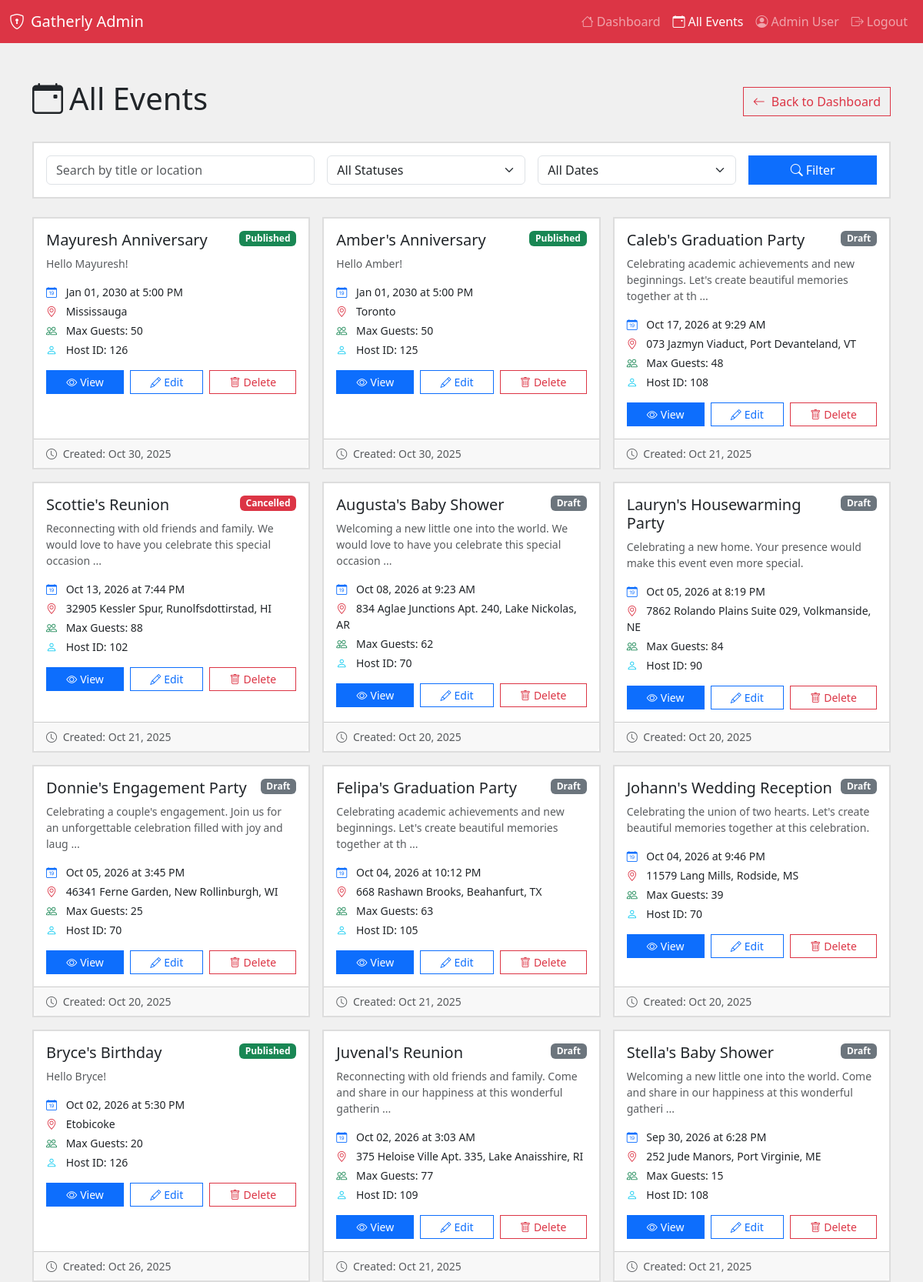
/admin/events.php (signed in, upper part), run on the app's committed database.
### tables this page shows
CREATE TABLE `events` (
  `event_id` int(11) NOT NULL,
  `host_id` int(11) NOT NULL,
  `title` varchar(255) NOT NULL,
  `description` text DEFAULT NULL,
  `event_date` date NOT NULL,
  `event_time` time NOT NULL,
  `location` varchar(255) DEFAULT NULL,
  `location_lat` decimal(10,8) DEFAULT NULL,
  `location_lng` decimal(11,8) DEFAULT NULL,
  `max_guests` int(11) DEFAULT NULL,
  `status` enum('draft','published','cancelled','completed') NOT NULL DEFAULT 'draft',
  `rsvp_deadline` date DEFAULT NULL,
  `created_at` timestamp NOT NULL DEFAULT current_timestamp(),
  `updated_at` timestamp NOT NULL DEFAULT current_timestamp() ON UPDATE current_timestamp()
);

### app/config/Database.php (called while the page is built, shortened)
<?php
class Database
{
    private static $instance = null;
    private $connection;
    private function __construct()
    {
        $host = $_ENV['DB_HOST'] ?? getenv('DB_HOST') ?? 'localhost';
        $dbname = $_ENV['DB_NAME'] ?? getenv('DB_NAME') ?? 'gatherly';
        $username = $_ENV['DB_USER'] ?? getenv('DB_USER') ?? 'root';
        $password = $_ENV['DB_PASS'] ?? getenv('DB_PASS') ?? '';
        try {
            $dsn = "mysql:host=$host;dbname=$dbname;charset=utf8mb4";
            $options = [
                PDO::ATTR_ERRMODE => PDO::ERRMODE_EXCEPTION,
                PDO::ATTR_DEFAULT_FETCH_MODE => PDO::FETCH_ASSOC,
                PDO::ATTR_EMULATE_PREPARES => false,
            ];
            $this->connection = new PDO($dsn, $username, $password, $options);
        } catch (PDOException $e) {
            error_log("Database connection failed: " . $e->getMessage());
            throw $e;
        }
    }
    public static function getInstance()
    {
        if (self::$instance === null) {
            self::$instance = new self();
        }
        return self::$instance;
    }
    public function getConnection()
    {
        return $this->connection;
    }
}

### app/models/Event.php (called while the page is built, shortened)
<?php
require_once __DIR__ . '/../config/Database.php';
class Event
{
    private $db;
    public function __construct()
    {
        $this->db = Database::getInstance()->getConnection();
    }
    public function getAll()
    {
        $sql = "SELECT * FROM events ORDER BY event_date DESC, event_time DESC";
        try {
            $stmt = $this->db->query($sql);
            $result = $stmt->fetchAll();
            return $result ?: [];
        } catch (PDOException $e) {
            error_log("Events fetch failed: " . $e->getMessage());
            return false;
        }
    }
}

### admin/events.php (the view, shortened to what this page needs)
<?php
require_once __DIR__ . '/../app/models/Event.php';
$user_name = $_SESSION['first_name'] . ' ' . $_SESSION['last_name'];
$search = $_GET['search'] ?? '';
$status_filter = $_GET['status'] ?? '';
$date_filter = $_GET['date'] ?? '';
$eventModel = new Event();
$all_events = $eventModel->getAll();
$events = array_filter($all_events, function($event) use ($search, $status_filter, $date_filter) {
    if (!empty($search)) {
        $search_lower = strtolower($search);
        if (stripos($event['title'], $search_lower) === false &&
            stripos($event['location'], $search_lower) === false) {
            return false;
        }
    }
    if (!empty($status_filter) && $event['status'] !== $status_filter) {
        return false;
    }
    if (!empty($date_filter)) {
        $today = date('Y-m-d');
        if ($date_filter === 'upcoming' && $event['event_date'] < $today) {
            return false;
        }
        if ($date_filter === 'past' && $event['event_date'] >= $today) {
            return false;
        }
    }
    return true;
});
?>
<!DOCTYPE html>
<html lang="en">
<head>
    <link href="https://cdn.jsdelivr.net/npm/bootstrap@5.3.0/dist/css/bootstrap.min.css" rel="stylesheet">
    <link rel="stylesheet" href="https://cdn.jsdelivr.net/npm/bootstrap-icons@1.11.0/font/bootstrap-icons.css">
</head>
<body>
    <nav class="navbar navbar-expand-lg navbar-dark bg-danger">
        <div class="container-fluid">
            <a class="navbar-brand" href="<?= BASE_URL ?>/admin/dashboard.php">
                <i class="bi bi-shield-lock me-2"></i>Gatherly Admin
            </a>
            <div class="collapse navbar-collapse" id="navbarNav">
                <ul class="navbar-nav ms-auto">
                    <li class="nav-item">
                        <a class="nav-link" href="<?= BASE_URL ?>/admin/dashboard.php">
                            <i class="bi bi-house me-1"></i>Dashboard
                        </a>
                    </li>
                    <li class="nav-item">
                        <a class="nav-link active" href="<?= BASE_URL ?>/admin/events.php">
                            <i class="bi bi-calendar-event me-1"></i>All Events
                        </a>
                    </li>
                    <li class="nav-item">
                        <a class="nav-link" href="#">
                            <i class="bi bi-person-circle me-1"></i><?= htmlspecialchars($user_name) ?>
                        </a>
                    </li>
                    <li class="nav-item">
                        <a class="nav-link" href="<?= BASE_URL ?>/handlers/logout_handler.php">
                            <i class="bi bi-box-arrow-right me-1"></i>Logout
                        </a>
                    </li>
                </ul>
            </div>
        </div>
    </nav>
    <div class="container mt-5">
        <div class="row">
            <div class="col-12">
                <div class="d-flex justify-content-between align-items-center mb-4">
                    <h1><i class="bi bi-calendar-event me-2"></i>All Events</h1>
                    <a href="<?= BASE_URL ?>/admin/dashboard.php" class="btn btn-outline-danger">
                        <i class="bi bi-arrow-left me-2"></i>Back to Dashboard
                    </a>
                </div>
                <div class="card mb-4">
                    <div class="card-body">
                        <form method="GET" action="<?= BASE_URL ?>/admin/events.php">
                            <div class="row g-3">
                                <div class="col-md-4">
                                    <input type="text" class="form-control" name="search" placeholder="Search by title or location"
                                           value="<?= htmlspecialchars($search) ?>">
                                </div>
                                <div class="col-md-3">
                                    <select class="form-select" name="status">
                                        <option value="">All Statuses</option>
                                    </select>
                                </div>
                                <div class="col-md-3">
                                    <select class="form-select" name="date">
                                        <option value="">All Dates</option>
                                    </select>
                                </div>
                                <div class="col-md-2">
                                    <button type="submit" class="btn btn-primary w-100">
                                        <i class="bi bi-search me-1"></i>Filter
                                    </button>
                                </div>
                            </div>
                        </form>
                    </div>
                </div>
                <?php if (!empty($events) && is_array($events)): ?>
                    <div class="row g-3">
                        <?php foreach ($events as $event): ?>
                            <div class="col-md-6 col-lg-4">
                                <div class="card h-100">
                                    <div class="card-body">
                                        <div class="d-flex justify-content-between align-items-start mb-2">
                                            <h5 class="card-title mb-0"><?= htmlspecialchars($event['title']) ?></h5>
                                            <span class="badge bg-<?php
                                                echo match($event['status']) {
                                                    'published' => 'success',
                                                    'draft' => 'secondary',
                                                    'completed' => 'primary',
                                                    'cancelled' => 'danger',
                                                    default => 'secondary'
                                                };
                                            ?>">
                                                <?= ucfirst(htmlspecialchars($event['status'])) ?>
                                            </span>
                                        </div>
                                        <?php if (!empty($event['description'])): ?>
                                            <p class="card-text text-muted small">
                                                <?= htmlspecialchars(mb_substr($event['description'], 0, 100)) ?>
                                                <?= strlen($event['description']) > 100 ? '...' : '' ?>
                                            </p>
                                        <?php endif; ?>
                                        <ul class="list-unstyled small mb-3">
                                            <li class="mb-1">
                                                <i class="bi bi-calendar-date text-primary me-2"></i>
                                                <?php
                                                    echo date('M d, Y', strtotime($event['event_date']));
                                                    if (!empty($event['event_time']) && $event['event_time'] !== '00:00:00') {
                                                        echo ' at ' . date('g:i A', strtotime($event['event_time']));
                                                    }
                                                ?>
                                            </li>
                                            <li class="mb-1">
                                                <i class="bi bi-geo-alt text-danger me-2"></i>
                                                <?= htmlspecialchars($event['location']) ?>
                                            </li>
                                            <li class="mb-1">
                                                <i class="bi bi-people text-success me-2"></i>
                                                Max Guests: <?= (int)$event['max_guests'] ?: 'Unlimited' ?>
                                            </li>
                                            <li class="mb-1">
                                                <i class="bi bi-person text-info me-2"></i>
                                                Host ID: <?= $event['host_id'] ?>
                                            </li>
                                        </ul>
                                        <div class="d-flex gap-2">
                                            <a href="<?= BASE_URL ?>/view_event.php?id=<?= $event['event_id'] ?>" class="btn btn-sm btn-primary flex-fill">
                                                <i class="bi bi-eye me-1"></i>View
                                            </a>
                                            <a href="<?= BASE_URL ?>/edit_event.php?id=<?= $event['event_id'] ?>" class="btn btn-sm btn-outline-primary flex-fill">
                                                <i class="bi bi-pencil me-1"></i>Edit
                                            </a>
                                            <a href="<?= BASE_URL ?>/handlers/delete_event_handler.php?id=<?= $event['event_id'] ?>"
                                               class="btn btn-sm btn-outline-danger flex-fill"
                                               onclick="return confirm('Are you sure you want to delete this event?');">
                                                <i class="bi bi-trash me-1"></i>Delete
                                            </a>
                                        </div>
                                    </div>
                                    <div class="card-footer text-muted small">
                                        <i class="bi bi-clock me-1"></i>
                                        Created: <?= date('M d, Y', strtotime($event['created_at'])) ?>
                                    </div>
                                </div>
                            </div>
                        <?php endforeach; ?>
                    </div>
                <?php endif; ?>
            </div>
        </div>
    </div>
</body>
</html>

### admin/events.php (style rules this page uses)
body { background-color: #f0f0f0; }
.card { border: 2px solid #ddd; border-radius: 0; box-shadow: none; }
.btn { border-radius: 0; }
.navbar { border-radius: 0; }

### data on the page
events: title "Mayuresh Anniversary", status "Published", description "Hello Mayuresh!", event_date "Jan 01, 2030", event_time "5:00 PM", location "Mississauga", max_guests "50", host "126", created_at "Oct 30, 2025"
events: title "Amber's Anniversary", status "Published", description "Hello Amber!", event_date "Jan 01, 2030", event_time "5:00 PM", location "Toronto", max_guests "50", host "125", created_at "Oct 30, 2025"
events: title "Caleb's Graduation Party", status "Draft", description "Celebrating academic achievements and new beginnings. Let's create beautiful memories together at th", event_date "Oct 17, 2026", event_time "9:29 AM", location "073 Jazmyn Viaduct, Port Devanteland, VT", max_guests "48", host "108", created_at "Oct 21, 2025"
events: title "Scottie's Reunion", status "Cancelled", description "Reconnecting with old friends and family. We would love to have you celebrate this special occasion", event_date "Oct 13, 2026", event_time "7:44 PM", location "32905 Kessler Spur, Runolfsdottirstad, HI", max_guests "88", host "102", created_at "Oct 21, 2025"
events: title "Augusta's Baby Shower", status "Draft", description "Welcoming a new little one into the world. We would love to have you celebrate this special occasion", event_date "Oct 08, 2026", event_time "9:23 AM", location "834 Aglae Junctions Apt. 240, Lake Nickolas, AR", max_guests "62", host "70", created_at "Oct 20, 2025"
events: title "Lauryn's Housewarming Party", status "Draft", description "Celebrating a new home. Your presence would make this event even more special.", event_date "Oct 05, 2026", event_time "8:19 PM", location "7862 Rolando Plains Suite 029, Volkmanside, NE", max_guests "84", host "90", created_at "Oct 20, 2025"
events: title "Donnie's Engagement Party", status "Draft", description "Celebrating a couple's engagement. Join us for an unforgettable celebration filled with joy and laug", event_date "Oct 05, 2026", event_time "3:45 PM", location "46341 Ferne Garden, New Rollinburgh, WI", max_guests "25", host "70", created_at "Oct 20, 2025"
events: title "Felipa's Graduation Party", status "Draft", description "Celebrating academic achievements and new beginnings. Let's create beautiful memories together at th", event_date "Oct 04, 2026", event_time "10:12 PM", location "668 Rashawn Brooks, Beahanfurt, TX", max_guests "63", host "105", created_at "Oct 21, 2025"
events: title "Johann's Wedding Reception", status "Draft", description "Celebrating the union of two hearts. Let's create beautiful memories together at this celebration.", event_date "Oct 04, 2026", event_time "9:46 PM", location "11579 Lang Mills, Rodside, MS", max_guests "39", host "70", created_at "Oct 20, 2025"
events: title "Bryce's Birthday", status "Published", description "Hello Bryce!", event_date "Oct 02, 2026", event_time "5:30 PM", location "Etobicoke", max_guests "20", host "126", created_at "Oct 26, 2025"
events: title "Juvenal's Reunion", status "Draft", description "Reconnecting with old friends and family. Come and share in our happiness at this wonderful gatherin", event_date "Oct 02, 2026", event_time "3:03 AM", location "375 Heloise Ville Apt. 335, Lake Anaisshire, RI", max_guests "77", host "109", created_at "Oct 21, 2025"
events: title "Stella's Baby Shower", status "Draft", description "Welcoming a new little one into the world. Come and share in our happiness at this wonderful gatheri", event_date "Sep 30, 2026", event_time "6:28 PM", location "252 Jude Manors, Port Virginie, ME", max_guests "15", host "108", created_at "Oct 21, 2025"

### other printed values
$user_name "Admin User"
